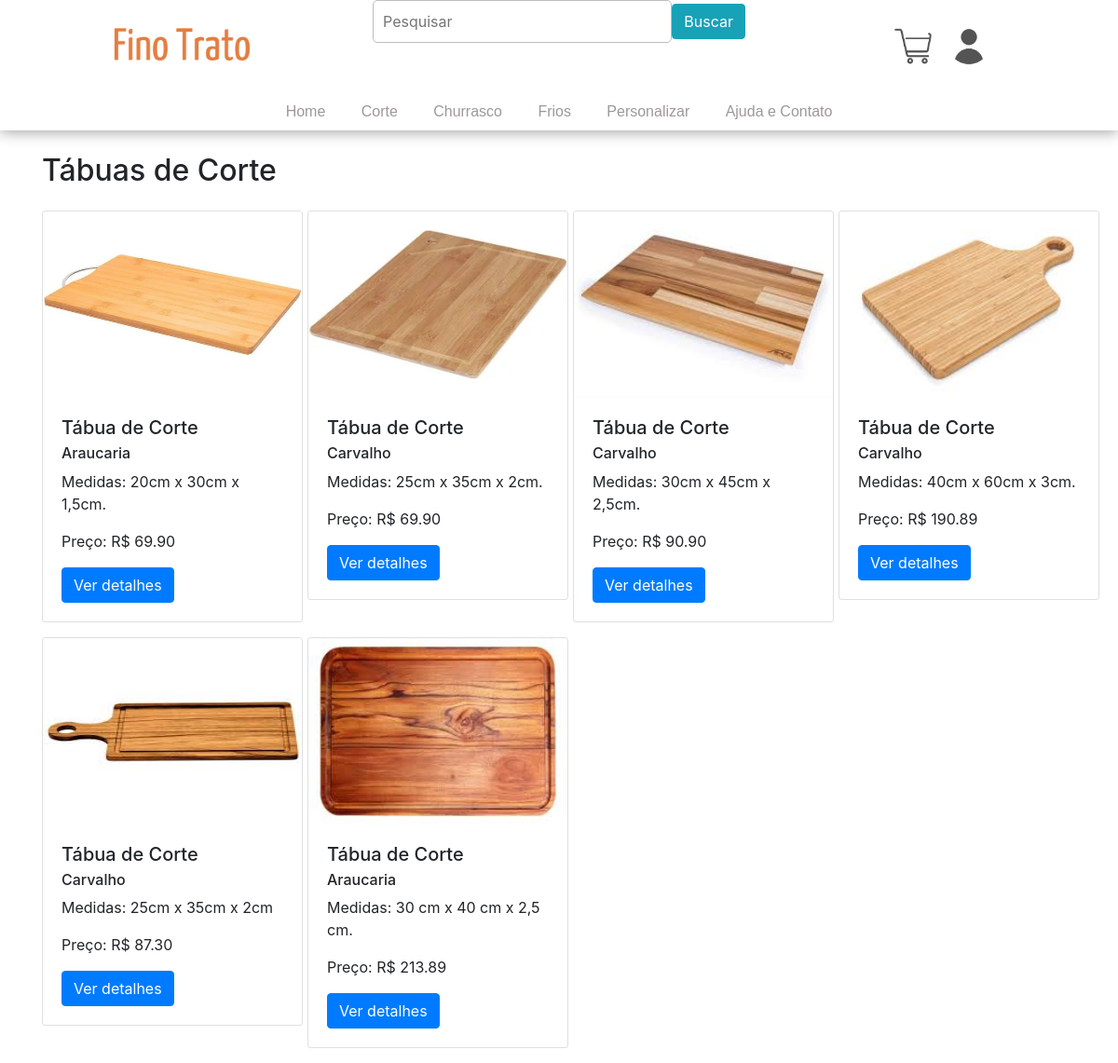
Page /models/corte.php on the committed database.
### tables this page shows
CREATE TABLE `estoque` (
  `codigo` int(5) NOT NULL,
  `categoria` varchar(255) NOT NULL,
  `madeira` varchar(255) NOT NULL,
  `descricao` varchar(255) NOT NULL,
  `quantidade` int(5) NOT NULL,
  `preco` float(8,2) NOT NULL,
  `imagem` varchar(255) NOT NULL
);

### models/corte.php (the view, shortened to what this page needs)
<?php
$conectar = mysqli_connect('localhost', 'root', '', 'finotrato');
?>
<!DOCTYPE html>
<html lang="pt-br">
<head>
    <link rel="stylesheet" type="text/css" href="style/style.css">
    <link rel="stylesheet" href="https://maxcdn.bootstrapcdn.com/bootstrap/4.0.0/css/bootstrap.min.css">
</head>
<body>
    <div class="top">
        <div class="topUp">
            <div class="leftTop">
                <div class="logo">
                    <a href="home.php"><img src="img/logo.png" width=150 height=75></a>
                </div>
            </div>
            <div class="middleTop">
                <form action="busca.php" method="GET">
                    <div class="topSearch">
                        <input type="text" id="topSearch" name="search" placeholder="Pesquisar" value="<?php echo isset($_GET['search']) ? $_GET['search'] : ''; ?>">
                        <button type="submit" class="btn btn-info">Buscar</button>
                    </div>
                </form>
            </div>
            <div class="rightTop">
                <div class="topMarketCar">
                    <a><img src="img/lightmdCShop.png" width=40 height=40></a>
                </div>
                <div class="topUserImg">
                    <a href="login.php"><img src="img/lightmdUser.png" width=40 height=40></a>
                </div>
            </div>
        </div>
        <div class="topDown">
            <div class="navigation">
                <a href="home.php">Home</a>
                <a href="corte.php">Corte</a>
                <a href="churrasco.php">Churrasco</a>
                <a href="frios.php">Frios</a>
                <a href="pedidos.php">Personalizar</a>
                <a href="#">Ajuda e Contato</a>
            </div>
        </div>
    </div>
    <div class="container">
        <br>
        <h2 class="mb-4">Tábuas de Corte</h2>
        <?php
        $consulta = "SELECT * FROM estoque WHERE categoria = 'Corte'";
        $resultado = mysqli_query($conectar, $consulta);
        ?>
        <div class="row">
            <?php
            if (mysqli_num_rows($resultado) > 0) {
                while ($produto = mysqli_fetch_assoc($resultado)) {
                    echo '<div class="col-md-3 mb-3">';
                    echo '<div class="card" style="width: 280px;">';
                    echo '<img class="card-img-top" style="width: 278px; height: 200px;" src="' . $produto['imagem'] . '" alt="Imagem do Produto">';
                    echo '<div class="card-body">';
                    echo '<h5 class="card-title"> Tábua de ' . $produto['categoria'] . '</h5>';
                    echo '<h6 class="card-subtitle mb-2 text-body-secondary">' . $produto['madeira'] . '</h6>';
                    echo '<p class="card-text">' . $produto['descricao'] . '</p>';
                    echo '<p class="card-text">Preço: R$ ' . $produto['preco'] . '</p>';
                    echo '<a href="detalhes.php?codigo=' . $produto['codigo'] . '" class="btn btn-primary">Ver detalhes</a>';
                    echo '</div>';
                    echo '</div>';
                    echo '</div>';
                }
            } else {
                echo '<p>Nenhum produto disponívem em Corte.</p>';
            }
            ?>
        </div>
    </div>
</body>
</html>

### models/style/style.css (style rules this page uses)
* { margin: 0; padding: 0; }
body { background-color: white; width: 100%; font-family: Arial, sans-serif; }
.top { width: 100%; text-align: center; justify-content: center; display: flex; flex-direction: column; box-shadow: 0px 1px 15px rgb(153, 153, 153); background-color: rgb(255, 255, 255); }
.topUp { width: 100%; height: 100px; display: flex; text-align: center; justify-content: center; }
.topDown { width: 100%; height: 40px; display: flex; text-align: center; justify-content: center; }
.leftTop { width: 250px; display: flex; text-align: center; justify-content: center; }
.middleTop { display: flex; text-align: center; justify-content: center; }
.rightTop { width: 250px; display: flex; text-align: center; justify-content: center; }
.logo { width: 120px; display: flex; justify-content: center; align-items: center; }
.logo img { border-radius: 15px; }
.topSearch { width: 400px; display: flex; justify-content: center; align-items: center; margin-left: 80px; margin-right: 80px; }
.topSearch input { width: 400px; padding: 10px; border: 1px solid rgb(189, 189, 189); border-width: 1px; border-radius: 5px; outline: none; }
.topMarketCar { display: flex; justify-content: center; align-items: center; margin-left: 10px; margin-right: 10px; }
.topUserImg { display: flex; justify-content: center; align-items: center; margin-left: 10px; margin-right: 0px; }
.navigation { width: 80%; display: flex; justify-content: center; align-items: center; }
.navigation a { display: flex; height: 30px; flex-direction: column; text-decoration: none; transition: background .3s; font-family: Arial; text-align: center; justify-content: center; margin-left: 2%; margin-right: 2%; color: #9f9797; font-size: 16; }
.topUserImg a { text-decoration: none; color: #9f9797; }

### rows in the picture
estoque: imagem (picture), categoria "Corte", madeira "Araucaria", descricao "Medidas: 20cm x 30cm x 1,5cm.", preco "69.90"
estoque: imagem (picture), categoria "Corte", madeira "Carvalho", descricao "Medidas: 25cm x 35cm x 2cm.", preco "69.90"
estoque: imagem (picture), categoria "Corte", madeira "Carvalho", descricao "Medidas: 30cm x 45cm x 2,5cm.", preco "90.90"
estoque: imagem (picture), categoria "Corte", madeira "Carvalho", descricao "Medidas: 40cm x 60cm x 3cm.", preco "190.89"
estoque: imagem (picture), categoria "Corte", madeira "Carvalho", descricao "Medidas: 25cm x 35cm x 2cm", preco "87.30"
estoque: imagem (picture), categoria "Corte", madeira "Araucaria", descricao "Medidas: 30 cm x 40 cm x 2,5 cm.", preco "213.89"
